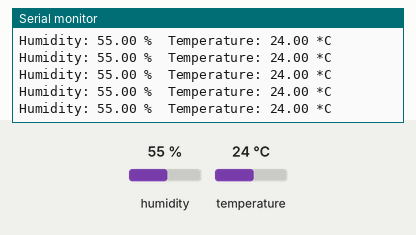
This sketch was run on a simulated Arduino Uno, built with avr-gcc and run on an emulated ATmega328P. Shown: the last lines printed to the serial monitor. Inputs (shaded band) come from the test bench; at power-on: humidity 55 %, temperature 24 °C.

Above: at 2.8 s.
2.9 s: humidity set to 22 %
At 4.27 s:
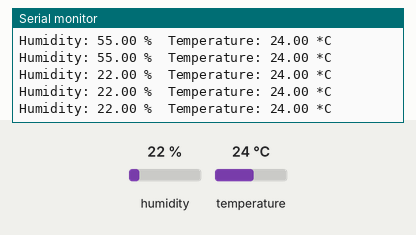
8.9 s: temperature set to 12 °C
At 10.41 s:
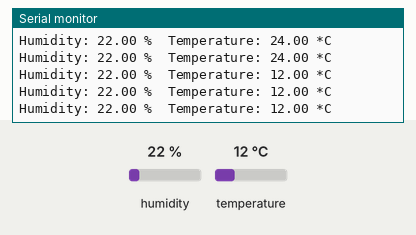
14.9 s: humidity set to 40 %
At 16.55 s:
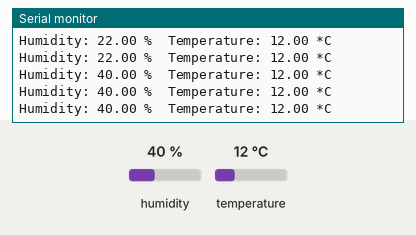
Timing chart, 0 to 18.1 s (numbered marks = the images above; inputs shaded):
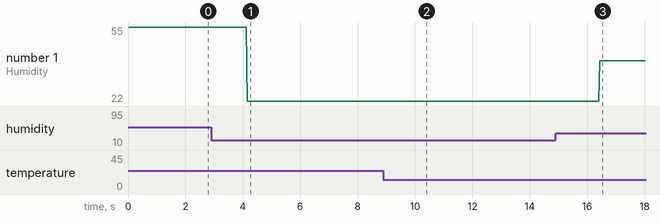

The sketch:

7_temp_hum_DHT11.ino
```cpp
#include "DHT.h"
#define DHTPIN 2

#define DHTTYPE DHT11
//#define DHTTYPE DHT22

DHT dht(DHTPIN, DHTTYPE);

void setup() {
  // put your setup code here, to run once:
  Serial.begin(9600);
  Serial.println("DHT11 test!");

  dht.begin();
}

void loop() {
  // put your main code here, to run repeatedly:
  float h = dht.readHumidity();
  float t = dht.readTemperature();

  if (isnan(t) || isnan(h)) {
    Serial.println("Failed to read from DHT");
  } else {
    Serial.print("Humidity: ");
    Serial.print(h);
    Serial.print(" %\t");
    Serial.print("Temperature: ");
    Serial.print(t);
    Serial.println(" *C");
  }
}
```

Measured:
- after the input at 2.9 s, the serial monitor: prints a new line after 1.3 s (image 1)
- after the input at 8.9 s, the serial monitor: prints a new line after 1.4 s (image 2)
- after the input at 14.9 s, the serial monitor: prints a new line after 1.5 s (image 3)
- plotted number 1: 55 → 22 after the input at 2.9 s, 22 → 40 after the input at 14.9 s
